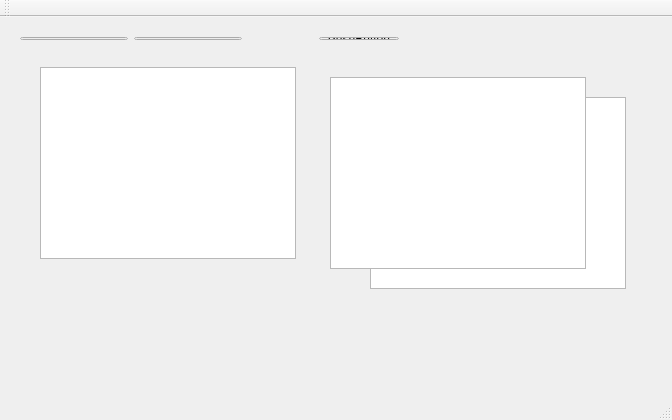
<?xml version="1.0" encoding="UTF-8"?>
<ui version="4.0">
 <class>model_viewClass</class>
 <widget class="QMainWindow" name="model_viewClass">
  <property name="geometry">
   <rect>
    <x>0</x>
    <y>0</y>
    <width>672</width>
    <height>420</height>
   </rect>
  </property>
  <property name="windowTitle">
   <string>model_view</string>
  </property>
  <widget class="QWidget" name="centralWidget">
   <widget class="QListWidget" name="listWidget">
    <property name="geometry">
     <rect>
      <x>370</x>
      <y>80</y>
      <width>256</width>
      <height>192</height>
     </rect>
    </property>
   </widget>
   <widget class="QListView" name="listView">
    <property name="geometry">
     <rect>
      <x>40</x>
      <y>50</y>
      <width>256</width>
      <height>192</height>
     </rect>
    </property>
   </widget>
   <widget class="QTableView" name="tableView">
    <property name="geometry">
     <rect>
      <x>330</x>
      <y>60</y>
      <width>256</width>
      <height>192</height>
     </rect>
    </property>
   </widget>
   <widget class="QWidget" name="">
    <property name="geometry">
     <rect>
      <x>9</x>
      <y>9</y>
      <width>401</width>
      <height>25</height>
     </rect>
    </property>
    <layout class="QHBoxLayout" name="horizontalLayout">
     <item>
      <widget class="QLineEdit" name="lineedit_id"/>
     </item>
     <item>
      <widget class="QLineEdit" name="lineedit_name"/>
     </item>
     <item>
      <spacer name="horizontalSpacer">
       <property name="orientation">
        <enum>Qt::Horizontal</enum>
       </property>
       <property name="sizeHint" stdset="0">
        <size>
         <width>40</width>
         <height>20</height>
        </size>
       </property>
      </spacer>
     </item>
     <item>
      <widget class="QPushButton" name="pushButton">
       <property name="text">
        <string>PushButton</string>
       </property>
      </widget>
     </item>
    </layout>
   </widget>
  </widget>
  <widget class="QMenuBar" name="menuBar">
   <property name="geometry">
    <rect>
     <x>0</x>
     <y>0</y>
     <width>672</width>
     <height>21</height>
    </rect>
   </property>
  </widget>
  <widget class="QToolBar" name="mainToolBar">
   <attribute name="toolBarArea">
    <enum>TopToolBarArea</enum>
   </attribute>
   <attribute name="toolBarBreak">
    <bool>false</bool>
   </attribute>
  </widget>
  <widget class="QStatusBar" name="statusBar"/>
 </widget>
 <layoutdefault spacing="6" margin="11"/>
 <resources>
  <include location="model_view.qrc"/>
 </resources>
 <connections/>
</ui>
